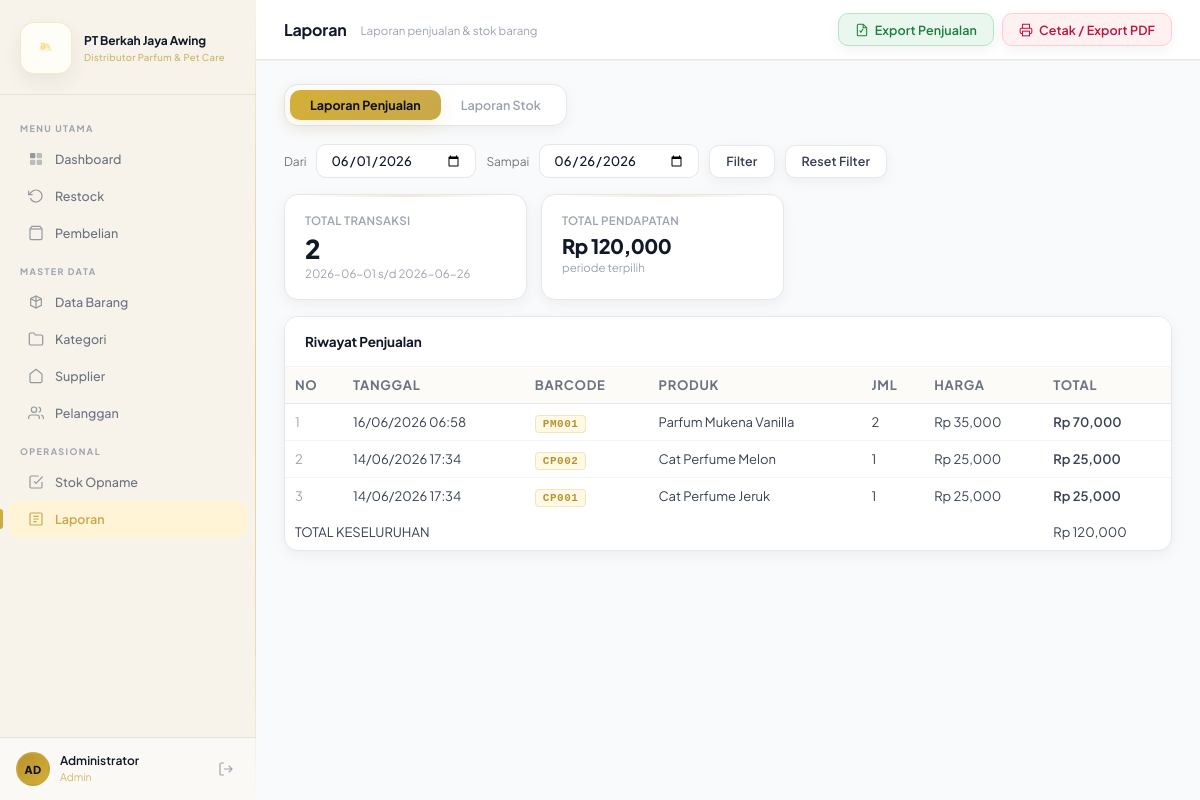
Screenshot of /laporan.php (signed in) with the database file from the repository.
### tables this page shows
CREATE TABLE `detail_penjualan` (
  `id` int(11) NOT NULL,
  `id_penjualan` int(11) DEFAULT NULL,
  `id_barang` int(11) DEFAULT NULL,
  `jumlah` int(11) DEFAULT NULL,
  `harga` int(11) DEFAULT NULL
);

CREATE TABLE `penjualan` (
  `id` int(11) NOT NULL,
  `tanggal` datetime NOT NULL DEFAULT current_timestamp(),
  `id_pelanggan` int(11) DEFAULT NULL,
  `total` int(11) DEFAULT 0,
  `id_kasir` int(11) DEFAULT NULL,
  `status` enum('pending','selesai','batal') DEFAULT 'selesai'
);

CREATE TABLE `barang` (
  `id` int(11) NOT NULL,
  `nama_barang` varchar(100) DEFAULT NULL,
  `barcode` varchar(50) DEFAULT NULL,
  `id_kategori` int(11) DEFAULT NULL,
  `id_supplier` int(11) DEFAULT NULL,
  `harga_beli` int(11) DEFAULT 0,
  `harga_jual` int(11) DEFAULT 0,
  `stok` int(11) DEFAULT 0,
  `min_stok` int(11) DEFAULT 5,
  `created_at` timestamp NOT NULL DEFAULT current_timestamp(),
  `updated_at` timestamp NULL DEFAULT current_timestamp() ON UPDATE current_timestamp(),
  `gambar` varchar(100) DEFAULT 'default.jpg'
);

### koneksi.php (called while the page is built, shortened)
<?php
if (!function_exists('escStr')) {
    function escStr($conn, $v) {
        return mysqli_real_escape_string($conn, trim((string)$v));
    }
}

### laporan.php (the view, shortened to what this page needs)
<?php
require_once 'koneksi.php';
$tab    = $_GET['tab']    ?? 'penjualan';
$dari   = $_GET['dari']   ?? date('Y-m-01');
$sampai = $_GET['sampai'] ?? date('Y-m-d');
$dari   = escStr($conn, $dari);
$sampai = escStr($conn, $sampai);
$qJual = mysqli_query($conn,"
    SELECT p.id, p.tanggal, b.nama_barang, b.barcode, dp.jumlah, dp.harga,
           (dp.jumlah * dp.harga) AS subtotal
    FROM penjualan p
    JOIN detail_penjualan dp ON dp.id_penjualan=p.id
    JOIN barang b ON b.id=dp.id_barang
    WHERE DATE(p.tanggal) BETWEEN '$dari' AND '$sampai'
    ORDER BY p.id DESC
");
$totalPendapatan = mysqli_fetch_assoc(mysqli_query($conn,"
    SELECT COALESCE(SUM(total),0) t FROM penjualan
    WHERE DATE(tanggal) BETWEEN '$dari' AND '$sampai'
"))['t'];
$totalTrx = mysqli_fetch_assoc(mysqli_query($conn,"
    SELECT COUNT(*) c FROM penjualan
    WHERE DATE(tanggal) BETWEEN '$dari' AND '$sampai'
"))['c'];
?>
<!DOCTYPE html>
<html lang="id">
<head>
  <link rel="stylesheet" href="css/style.css?v=20"/>
  <link rel="stylesheet" href="css/laporan.css"/>
</head>
<body>
<div class="app">
  <?php include 'sidebar.php'; ?>
  <div class="main">
    <div class="topbar">
      <div class="topbar-left">
        <h2>Laporan</h2>
        <p>Laporan penjualan & stok barang</p>
      </div>
      <div class="topbar-actions">
      <?php if($tab === 'penjualan'): ?>
<a href="export_penjualan.php?dari=<?= $dari ?>&sampai=<?= $sampai ?>"
   class="tb-btn btn-export-excel">
  Export Penjualan
</a>
<?php endif; ?>
        <button type="button"
        id="btnPrintLaporan"
        class="tb-btn btn-export-pdf">
          Cetak / Export PDF
        </button>
      </div>
    </div>
    <div class="content">
      <div class="tabs-wrap">
        <a href="?tab=penjualan&dari=<?= $dari ?>&sampai=<?= $sampai ?>"
           class="tab <?= $tab==='penjualan'?'active':'' ?>">Laporan Penjualan</a>
        <a href="?tab=stok&dari=<?= $dari ?>&sampai=<?= $sampai ?>"
           class="tab <?= $tab==='stok'?'active':'' ?>">Laporan Stok</a>
      </div>
      <?php if ($tab === 'penjualan'): ?>
<form method="GET" class="toolbar laporan-filter">
  <label class="laporan-label">Dari</label>
  <input type="date" name="dari" class="form-input laporan-date"
         value="<?= $dari ?>">
  <label class="laporan-label">Sampai</label>
  <input type="date" name="sampai" class="form-input laporan-date"
         value="<?= $sampai ?>">
        <button type="submit" class="tb-btn">Filter</button>
<a href="laporan.php" class="btn btn-secondary">Reset Filter</a>
      </form>
      <div class="stats-row laporan-stats">
        <div class="stat-card">
          <div class="stat-label">Total Transaksi</div>
          <div class="stat-val"><?= number_format($totalTrx) ?></div>
          <div class="stat-sub"><?= $dari ?> s/d <?= $sampai ?></div>
        </div>
        <div class="stat-card">
          <div class="stat-label">Total Pendapatan</div>
          <div class="stat-val laporan-total">Rp <?= number_format($totalPendapatan) ?></div>
          <div class="stat-sub">periode terpilih</div>
        </div>
      </div>
      <div class="card">
        <div class="card-header">
          <span class="card-title">Riwayat Penjualan</span>
        </div>
        <div class="table-scroll">
          <table>
            <thead>
              <tr>
                <th>No</th><th>Tanggal</th><th>Barcode</th><th>Produk</th>
                <th>Jml</th><th>Harga</th><th>Total</th>
              </tr>
            </thead>
            <tbody>
              <?php
              $no=1;
              $ada=false;
              while($r=mysqli_fetch_assoc($qJual)):
                $ada=true;
              ?>
              <tr>
                <td class="text-muted"><?= $no++ ?></td>
                <td><?= date('d/m/Y H:i', strtotime($r['tanggal'])) ?></td>
                <td><span class="barcode-tag"><?= htmlspecialchars($r['barcode']) ?></span></td>
                <td><?= htmlspecialchars($r['nama_barang']) ?></td>
                <td><?= $r['jumlah'] ?></td>
                <td>Rp <?= number_format($r['harga']) ?></td>
                <td class="fw-600">Rp <?= number_format($r['subtotal']) ?></td>
              </tr>
              <?php endwhile; ?>
            </tbody>
             <?php if ($ada): ?>
            <tfoot>
              <tr class="laporan-grand-total">
                <td colspan="6" class="text-right fw-700">TOTAL KESELURUHAN</td>
                <td class="fw-700">Rp <?= number_format($totalPendapatan) ?></td>
              </tr>
            </tfoot>
            <?php endif; ?>
          </table>
        </div>
      </div>
      <?php endif; ?>
    </div>
  </div>
</div>
</body>
</html>

### css/laporan.css (style rules this page uses)
.laporan-filter { margin-bottom:16px; }
.laporan-label { font-size:12px; color:#757575; white-space:nowrap; }
.laporan-date { width:160px; height:34px; }
.laporan-stats { grid-template-columns:repeat(2,1fr); max-width:500px; margin-bottom:16px; }
.laporan-total { font-size:20px; }
.table-scroll { overflow-x:auto; }
.btn-export-excel { background:#eaf7ef; border-color:#b7e4c7; color:#1b7f3a; }
.btn-export-pdf { background:#fff1f2; border-color:#fecdd3; color:#be123c; }

### rows the page displays
detail_penjualan: id_penjualan.tanggal "16/06/2026 06:58", id_barang.barcode "PM001", id_barang.nama_barang "Parfum Mukena Vanilla", jumlah "2", harga "35,000", subtotal "70,000"
detail_penjualan: id_penjualan.tanggal "14/06/2026 17:34", id_barang.barcode "CP002", id_barang.nama_barang "Cat Perfume Melon", jumlah "1", harga "25,000", subtotal "25,000"
detail_penjualan: id_penjualan.tanggal "14/06/2026 17:34", id_barang.barcode "CP001", id_barang.nama_barang "Cat Perfume Jeruk", jumlah "1", harga "25,000", subtotal "25,000"

### other values shown
substr($nama, 0, 2) "AD"
$nama "Administrator"
$role "Admin"
$totalTrx "2"
$dari "2026-06-01"
$sampai "2026-06-26"
$totalPendapatan "120,000"
